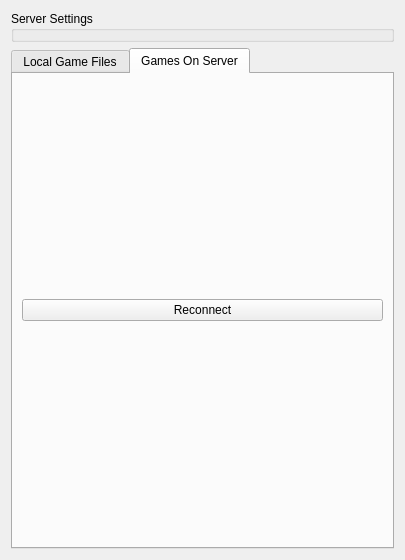
<?xml version="1.0" encoding="UTF-8"?>
<ui version="4.0">
 <class>Form</class>
 <widget class="QWidget" name="Form">
  <property name="geometry">
   <rect>
    <x>0</x>
    <y>0</y>
    <width>405</width>
    <height>560</height>
   </rect>
  </property>
  <property name="windowTitle">
   <string>Select Game</string>
  </property>
  <layout class="QVBoxLayout" name="verticalLayout" stretch="0,1">
   <item>
    <widget class="QGroupBox" name="groupBox_serverSettings">
     <property name="title">
      <string>Server Settings</string>
     </property>
    </widget>
   </item>
   <item>
    <widget class="QTabWidget" name="tabWidget">
     <property name="currentIndex">
      <number>1</number>
     </property>
     <widget class="QWidget" name="tab_local">
      <attribute name="title">
       <string>Local Game Files</string>
      </attribute>
     </widget>
     <widget class="QWidget" name="tab_server">
      <attribute name="title">
       <string>Games On Server</string>
      </attribute>
      <layout class="QVBoxLayout" name="verticalLayout_6">
       <item>
        <widget class="QPushButton" name="button_reconnect">
         <property name="text">
          <string>Reconnect</string>
         </property>
        </widget>
       </item>
      </layout>
     </widget>
    </widget>
   </item>
  </layout>
 </widget>
 <resources/>
 <connections/>
</ui>
